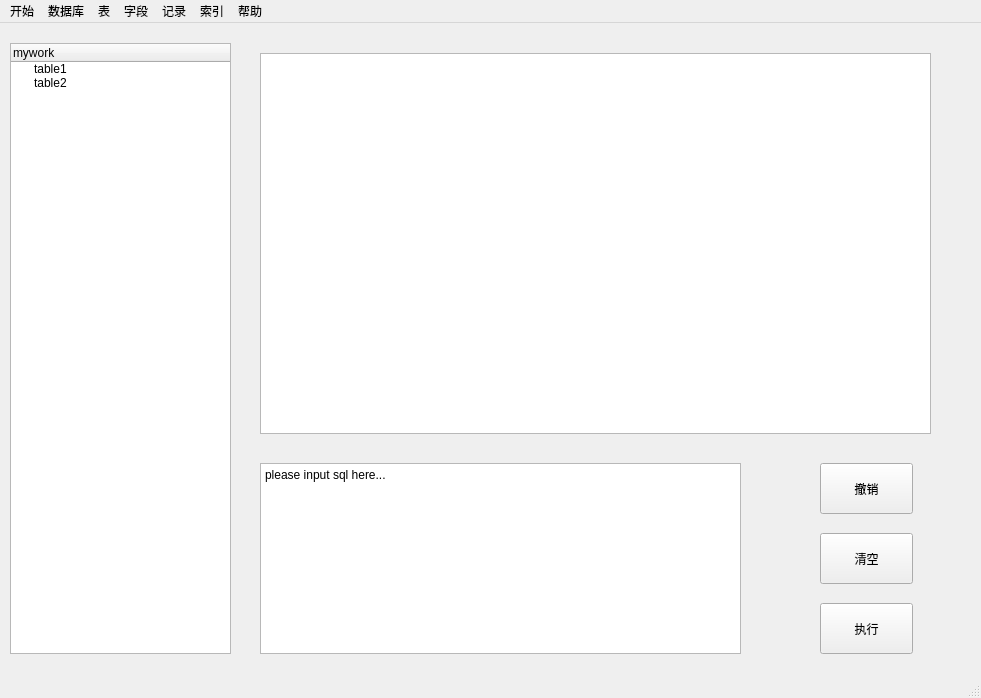
<?xml version="1.0" encoding="UTF-8"?>
<ui version="4.0">
 <class>MainWindow</class>
 <widget class="QMainWindow" name="MainWindow">
  <property name="geometry">
   <rect>
    <x>0</x>
    <y>0</y>
    <width>981</width>
    <height>698</height>
   </rect>
  </property>
  <property name="windowTitle">
   <string>MainWindow</string>
  </property>
  <widget class="QWidget" name="centralwidget">
   <widget class="QTreeWidget" name="treeWidget">
    <property name="geometry">
     <rect>
      <x>10</x>
      <y>20</y>
      <width>221</width>
      <height>611</height>
     </rect>
    </property>
    <column>
     <property name="text">
      <string>mywork</string>
     </property>
    </column>
    <item>
     <property name="text">
      <string>table1</string>
     </property>
    </item>
    <item>
     <property name="text">
      <string>table2</string>
     </property>
    </item>
   </widget>
   <widget class="QTextEdit" name="textEdit">
    <property name="geometry">
     <rect>
      <x>260</x>
      <y>440</y>
      <width>481</width>
      <height>191</height>
     </rect>
    </property>
    <property name="html">
     <string>&lt;!DOCTYPE HTML PUBLIC &quot;-//W3C//DTD HTML 4.0//EN&quot; &quot;http://www.w3.org/TR/REC-html40/strict.dtd&quot;&gt;
&lt;html&gt;&lt;head&gt;&lt;meta name=&quot;qrichtext&quot; content=&quot;1&quot; /&gt;&lt;style type=&quot;text/css&quot;&gt;
p, li { white-space: pre-wrap; }
&lt;/style&gt;&lt;/head&gt;&lt;body style=&quot; font-family:'SimSun'; font-size:9pt; font-weight:400; font-style:normal;&quot;&gt;
&lt;p style=&quot; margin-top:0px; margin-bottom:0px; margin-left:0px; margin-right:0px; -qt-block-indent:0; text-indent:0px;&quot;&gt;please input sql here...&lt;/p&gt;&lt;/body&gt;&lt;/html&gt;</string>
    </property>
   </widget>
   <widget class="QTableWidget" name="tableWidget">
    <property name="geometry">
     <rect>
      <x>260</x>
      <y>30</y>
      <width>671</width>
      <height>381</height>
     </rect>
    </property>
   </widget>
   <widget class="QPushButton" name="pushButton">
    <property name="geometry">
     <rect>
      <x>820</x>
      <y>580</y>
      <width>93</width>
      <height>51</height>
     </rect>
    </property>
    <property name="text">
     <string>执行</string>
    </property>
   </widget>
   <widget class="QPushButton" name="clearbutton">
    <property name="geometry">
     <rect>
      <x>820</x>
      <y>510</y>
      <width>93</width>
      <height>51</height>
     </rect>
    </property>
    <property name="text">
     <string>清空</string>
    </property>
   </widget>
   <widget class="QPushButton" name="backbutton">
    <property name="geometry">
     <rect>
      <x>820</x>
      <y>440</y>
      <width>93</width>
      <height>51</height>
     </rect>
    </property>
    <property name="text">
     <string>撤销</string>
    </property>
   </widget>
  </widget>
  <widget class="QStatusBar" name="statusbar"/>
  <widget class="QMenuBar" name="menubar">
   <property name="geometry">
    <rect>
     <x>0</x>
     <y>0</y>
     <width>981</width>
     <height>26</height>
    </rect>
   </property>
   <widget class="QMenu" name="menu">
    <property name="title">
     <string>开始</string>
    </property>
    <addaction name="open"/>
    <addaction name="save"/>
    <addaction name="back"/>
    <addaction name="login"/>
    <addaction name="logout"/>
   </widget>
   <widget class="QMenu" name="menu_2">
    <property name="title">
     <string>数据库</string>
    </property>
    <addaction name="adddb"/>
    <addaction name="deletedb"/>
   </widget>
   <widget class="QMenu" name="menu_3">
    <property name="title">
     <string>表</string>
    </property>
    <addaction name="addtable"/>
    <addaction name="deletetable"/>
   </widget>
   <widget class="QMenu" name="menu_4">
    <property name="title">
     <string>字段</string>
    </property>
    <addaction name="addfield"/>
    <addaction name="modifyfield"/>
    <addaction name="deletefield"/>
   </widget>
   <widget class="QMenu" name="menu_5">
    <property name="title">
     <string>记录</string>
    </property>
    <addaction name="adddate"/>
    <addaction name="deletedate"/>
    <addaction name="updatedate"/>
   </widget>
   <widget class="QMenu" name="menu_6">
    <property name="title">
     <string>索引</string>
    </property>
    <addaction name="finddb"/>
    <addaction name="findtable"/>
    <addaction name="findfield"/>
    <addaction name="readtable"/>
   </widget>
   <widget class="QMenu" name="menu_7">
    <property name="title">
     <string>帮助</string>
    </property>
   </widget>
   <addaction name="menu"/>
   <addaction name="menu_2"/>
   <addaction name="menu_3"/>
   <addaction name="menu_4"/>
   <addaction name="menu_5"/>
   <addaction name="menu_6"/>
   <addaction name="menu_7"/>
  </widget>
  <action name="open">
   <property name="text">
    <string>打开</string>
   </property>
  </action>
  <action name="save">
   <property name="text">
    <string>保存</string>
   </property>
  </action>
  <action name="back">
   <property name="text">
    <string>撤销</string>
   </property>
  </action>
  <action name="db">
   <property name="text">
    <string>数据库</string>
   </property>
  </action>
  <action name="table">
   <property name="text">
    <string>表</string>
   </property>
  </action>
  <action name="trigger">
   <property name="text">
    <string>触发器</string>
   </property>
  </action>
  <action name="login">
   <property name="text">
    <string>登录</string>
   </property>
  </action>
  <action name="adddb">
   <property name="text">
    <string>创建数据库</string>
   </property>
  </action>
  <action name="deletedb">
   <property name="text">
    <string>删除数据库</string>
   </property>
  </action>
  <action name="addtable">
   <property name="text">
    <string>创建表</string>
   </property>
  </action>
  <action name="deletetable">
   <property name="text">
    <string>删除表</string>
   </property>
  </action>
  <action name="addfield">
   <property name="text">
    <string>添加字段</string>
   </property>
  </action>
  <action name="modifyfield">
   <property name="text">
    <string>修改字段</string>
   </property>
  </action>
  <action name="deletefield">
   <property name="text">
    <string>删除字段</string>
   </property>
  </action>
  <action name="adddate">
   <property name="text">
    <string>增加记录</string>
   </property>
  </action>
  <action name="finddb">
   <property name="text">
    <string>查找数据库</string>
   </property>
  </action>
  <action name="findtable">
   <property name="text">
    <string>查找表</string>
   </property>
  </action>
  <action name="findfield">
   <property name="text">
    <string>查找语句</string>
   </property>
  </action>
  <action name="logout">
   <property name="text">
    <string>退出</string>
   </property>
  </action>
  <action name="readtable">
   <property name="text">
    <string>查看表</string>
   </property>
  </action>
  <action name="deletedate">
   <property name="text">
    <string>删除记录</string>
   </property>
  </action>
  <action name="updatedate">
   <property name="text">
    <string>修改记录</string>
   </property>
  </action>
 </widget>
 <resources/>
 <connections/>
</ui>
